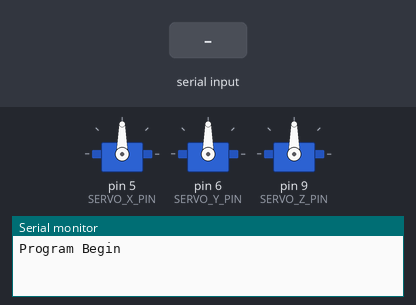
The sketch below on a simulated Arduino Uno, built with avr-gcc and run on an emulated ATmega328P. On the bench: 3 × servo, the last lines printed to the serial monitor. Inputs (shaded band) come from the test bench.

Above: at 1.4 s.
1.5 s: byte 30 received over Serial
At 1.8 s:
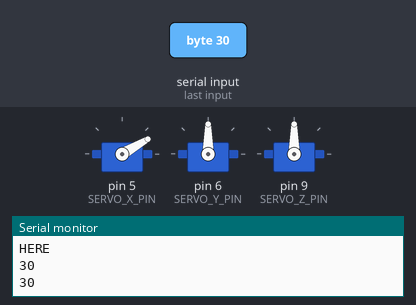
3.0 s: byte 120 received over Serial
At 4.1 s:
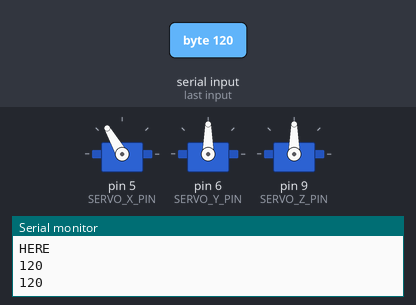
Timing chart, 0 to 6.0 s (numbered marks = the images above; inputs shaded):
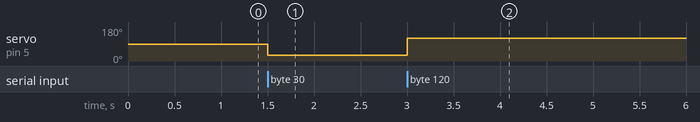

Measured:
- after the input at 1.5 s, servo on pin 5 (SERVO_X_PIN): 90° → 30° at once
- after the input at 3.0 s, servo on pin 5 (SERVO_X_PIN): 30° → 120° at once

The sketch:

Servo-Control.ino
```cpp
#include <Servo.h>

#define SERVO_X_PIN 5
#define SERVO_Y_PIN 6
#define SERVO_Z_PIN 9
#define SERVO_X_START_ANGLE 90
#define SERVO_Y_START_ANGLE 90
#define SERVO_Z_START_ANGLE 90

Servo servoX, servoY, servoZ;

int16_t servoXAngle{SERVO_X_START_ANGLE};
int16_t servoYAngle{SERVO_Y_START_ANGLE};
int16_t servoZAngle{SERVO_Z_START_ANGLE};

void setup()
{
	Serial.begin(9600);

	servoX.attach(SERVO_X_PIN);
	servoY.attach(SERVO_Y_PIN);
	servoZ.attach(SERVO_Z_PIN);

	delay(100);

	servoX.write(servoXAngle);
	servoY.write(servoYAngle);
	servoZ.write(servoZAngle);

	delay(100);

	Serial.println("Program Begin");
}

void loop()
{
	if(Serial.available() > 0)
	{
		/*for(uint8_t inputError = 0x0; inputError <= 0x9; inputError++)
		{
			if(Serial.read() == 0xAA)
			{
				if(Serial.read() == 0x55)
				{
					if(Serial.read() == 0x58)
					{*/
						servoXAngle = Serial.read();
						Serial.println("HERE");
						Serial.println(servoXAngle);
						servoXAngle = map(servoXAngle,0,180,0,180);
						Serial.println(servoXAngle);
					/*}
					if(Serial.read() == 0x59)
					{
						servoYAngle = Serial.read();
					}
					if(Serial.read() == 0x5A)
					{
						servoZAngle = Serial.read();
					}
				}
			}
		}*/
	}

	servoX.write(servoXAngle);
	servoY.write(servoYAngle);
	servoZ.write(servoZAngle);

	delay(1);
}
```
